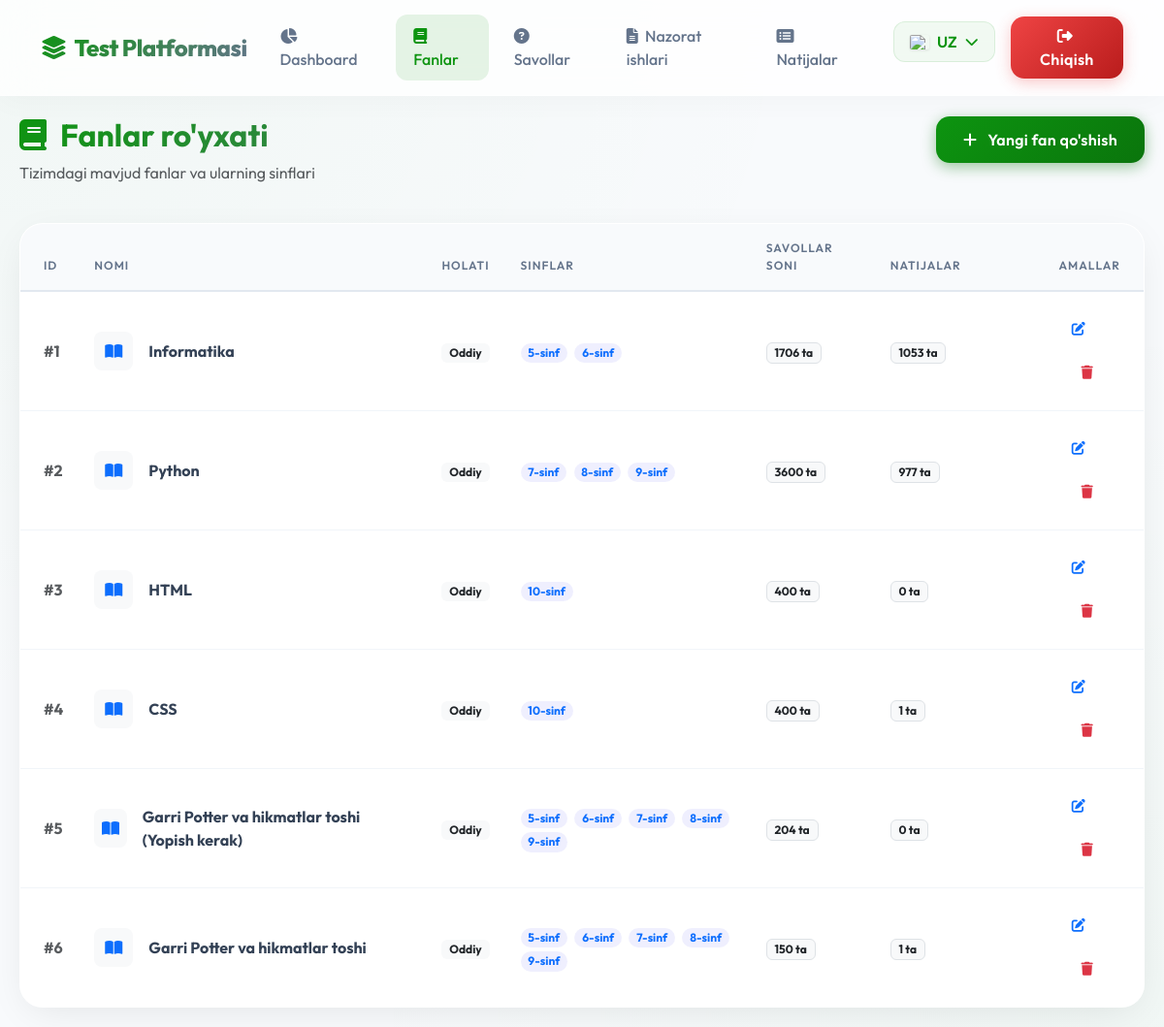
Before: /admin/subjects (signed in) with the older database file.
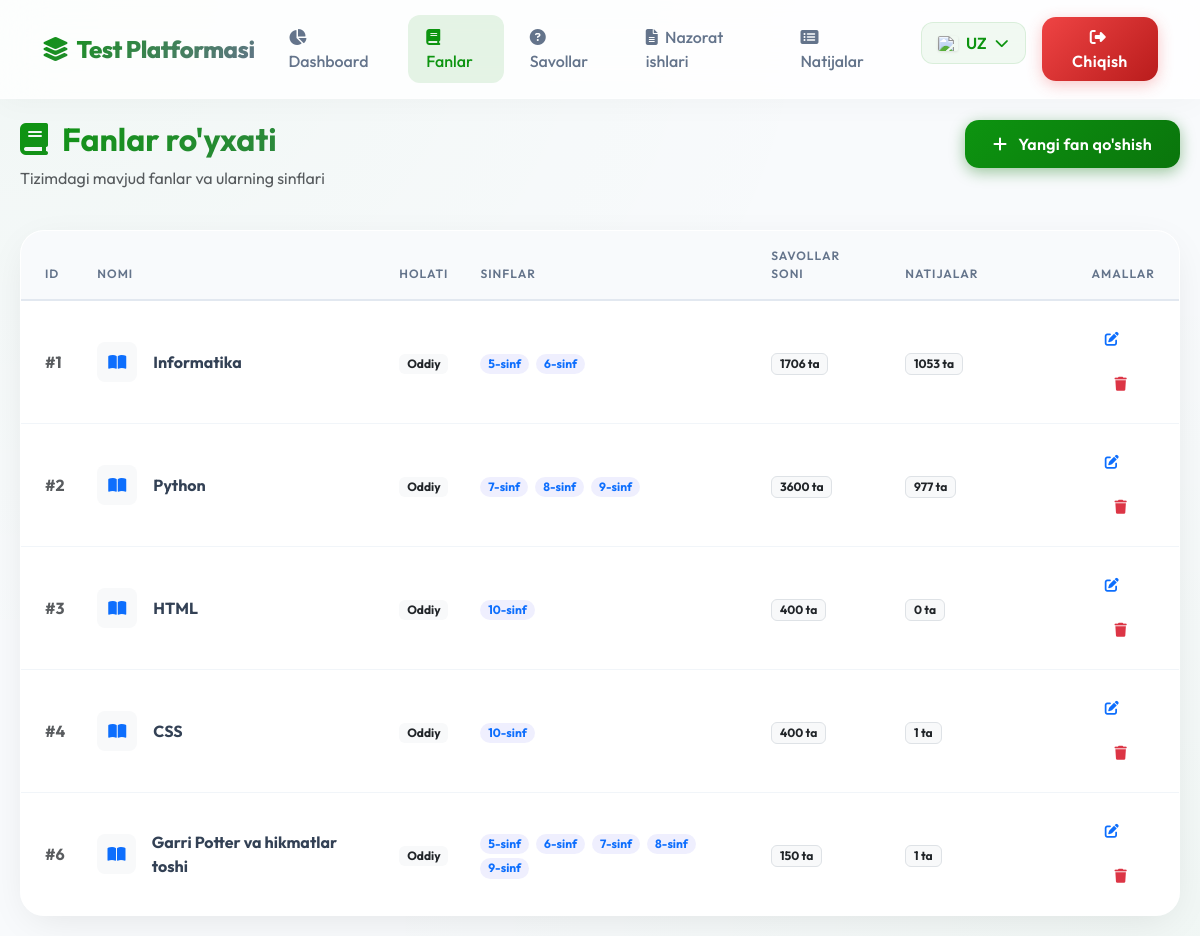
After: the same page with the newer database file.
### models.py (models this page shows)
class Subject(db.Model):
    id = db.Column(db.Integer, primary_key=True)
    name = db.Column(db.String(50), nullable=False)
    name_ru = db.Column(db.String(50))
    name_en = db.Column(db.String(50))
    grades = db.Column(db.String(20), nullable=False)  # "5,6" yoki "7,8,9"
    is_protected = db.Column(db.Boolean, default=False) # Anti-cheat protection

### routes/admin.py (the view)
@admin_bp.route('/subjects')
def subjects():
    subjects = Subject.query.all()
    return render_template('admin_subjects.html', subjects=subjects)

### routes/admin.py (called while the page is built)
@admin_bp.before_request
def require_login():
    allowed_routes = ['admin.login', 'admin.result_delete']
    if request.endpoint != 'admin.login' and 'admin_id' not in session:
        return redirect(url_for('admin.login'))

### templates/admin_subjects.html (shortened to what this page needs)
{% extends "base.html" %}
{% block content %}
<div class="row mb-4 animate-fade-in-up">
    <div class="col-md-8">
        <h2 class="fw-bold text-gradient"><i class="fas fa-book me-2"></i> {{ _('Fanlar ro\'yxati') }}</h2>
        <p class="text-muted">{{ _('Tizimdagi mavjud fanlar va ularning sinflari') }}</p>
    </div>
    <div class="col-md-4 text-md-end">
        <a href="{{ url_for('admin.subject_add') }}" class="btn btn-primary">
            <i class="fas fa-plus me-2"></i> {{ _('Yangi fan qo\'shish') }}
        </a>
    </div>
</div>
<div class="card animate-fade-in-up" style="animation-delay: 0.1s;">
    <div class="card-body p-0">
        <div class="table-responsive">
            <table class="table table-hover align-middle mb-0">
                <thead>
                    <tr>
                        <th class="ps-4">ID</th>
                        <th>{{ _('Nomi') }}</th>
                        <th>{{ _('Holati') }}</th>
                        <th>{{ _('Sinflar') }}</th>
                        <th>{{ _('Savollar soni') }}</th>
                        <th>{{ _('Natijalar') }}</th>
                        <th class="text-end pe-4">{{ _('Amallar') }}</th>
                    </tr>
                </thead>
                <tbody>
                    {% for subject in subjects %}
                    <tr>
                        <td class="ps-4 fw-bold text-muted">#{{ subject.id }}</td>
                        <td>
                            <div class="d-flex align-items-center">
                                <div class="icon-square bg-light text-primary rounded-3 me-3 d-flex align-items-center justify-content-center"
                                    style="width: 40px; height: 40px;">
                                    <i class="fas fa-book-open"></i>
                                </div>
                                <span class="fw-bold">{{ subject.name }}</span>
                            </div>
                        </td>
                        <td>
                            {% if subject.is_protected %}
                            <span class="badge bg-success"><i class="fas fa-shield-alt"></i> {{ _('Himoyalangan')
                                }}</span>
                            {% else %}
                            <span class="badge bg-light text-dark">{{ _('Oddiy') }}</span>
                            {% endif %}
                        </td>
                        <td>
                            {% for grade in subject.grades.split(',') %}
                            <span class="badge bg-soft-primary text-primary rounded-pill me-1">{{ grade }}-{{ _('sinf')
                                }}</span>
                            {% endfor %}
                        </td>
                        <td>
                            <span class="badge bg-light text-dark border">{{ subject.questions|length }} {{ _('ta')
                                }}</span>
                        </td>
                        <td>
                            <span class="badge bg-light text-dark border">{{ subject.results|length }} {{ _('ta')
                                }}</span>
                        </td>
                        <td class="text-end pe-4">
                            <a href="{{ url_for('admin.subject_edit', id=subject.id) }}"
                                class="btn btn-sm btn-outline-primary me-2">
                                <i class="fas fa-edit"></i>
                            </a>
                            <a href="{{ url_for('admin.subject_delete', id=subject.id) }}"
                                class="btn btn-sm btn-outline-danger"
                                onclick="return confirm('{{ _('Haqiqatan ham bu fanni o\'chirmoqchimisiz? Unga bog\'liq barcha ma\'lumotlar tekshiriladi.') }}')">
                                <i class="fas fa-trash"></i>
                            </a>
                        </td>
                    </tr>
                    {% endfor %}
                </tbody>
            </table>
        </div>
    </div>
</div>
{% endblock %}

### templates/base.html (shortened to what this page needs)
<!DOCTYPE html>
<html lang="uz">
<head>
    <link href="https://cdn.jsdelivr.net/npm/bootstrap@5.3.0/dist/css/bootstrap.min.css" rel="stylesheet">
    <link rel="stylesheet" href="https://cdnjs.cloudflare.com/ajax/libs/font-awesome/6.4.0/css/all.min.css">
</head>
<body>
    <nav class="navbar navbar-expand-lg fixed-top">
        <div class="container">
            <a class="navbar-brand" href="{{ url_for('main.index') }}">
                <i class="fas fa-layer-group me-2"></i>Test Platformasi
            </a>
            <div class="collapse navbar-collapse" id="navbarNav">
                <ul class="navbar-nav ms-auto gap-2 align-items-center">
                    {% if session.admin_id %}
                    <li class="nav-item">
                        <a class="nav-link" href="{{ url_for('admin.dashboard') }}">
                            <i class="fas fa-chart-pie me-1"></i> {{ _('Dashboard') }}
                        </a>
                    </li>
                    <li class="nav-item">
                        <a class="nav-link" href="{{ url_for('admin.subjects') }}">
                            <i class="fas fa-book me-1"></i> {{ _('Fanlar') }}
                        </a>
                    </li>
                    <li class="nav-item">
                        <a class="nav-link" href="{{ url_for('admin.questions') }}">
                            <i class="fas fa-question-circle me-1"></i> {{ _('Savollar') }}
                        </a>
                    </li>
                    <li class="nav-item">
                        <a class="nav-link" href="{{ url_for('admin.control_works') }}">
                            <i class="fas fa-file-alt me-1"></i> {{ _('Nazorat ishlari') }}
                        </a>
                    </li>
                    <li class="nav-item">
                        <a class="nav-link" href="{{ url_for('admin.results') }}">
                            <i class="fas fa-list-alt me-1"></i> {{ _('Natijalar') }}
                        </a>
                    </li>
                    <li class="nav-item ms-lg-3">
                        <div class="lang-dropdown">
                            <div class="lang-btn">
                                {% set current_lang = get_locale() %}
                                {% if current_lang == 'uz' %}
                                <img src="https://flagcdn.com/w40/uz.png" class="flag-icon" alt="UZ"> UZ
                                {% elif current_lang == 'ru' %}
                                <img src="https://flagcdn.com/w40/ru.png" class="flag-icon" alt="RU"> RU
                                {% else %}
                                <img src="https://flagcdn.com/w40/gb.png" class="flag-icon" alt="EN"> EN
                                {% endif %}
                                <i class="fas fa-chevron-down small"></i>
                            </div>
                        </div>
                    </li>
                    <li class="nav-item">
                        <a class="btn btn-danger text-white px-4 py-2 ms-2" href="{{ url_for('admin.logout') }}">
                            <i class="fas fa-sign-out-alt me-1"></i> {{ _('Chiqish') }}
                        </a>
                    </li>
                    {% endif %}
                </ul>
            </div>
        </div>
    </nav>
    <div style="height: 100px;"></div>
    <div class="main-container">
        {% block content %}{% endblock %}
    </div>
</body>
</html>

### templates/base.html (style rules this page uses)
:root { --primary: #0d9410; --primary-dark: #0a750c; --secondary: #64748b; --success: #10b981; --danger: #ef4444; --warning: #f59e0b; --dark: #0f172a; --light: #f8fafc; --glass: rgba(255, 255, 255, 0.9); --glass-border: rgba(255, 255, 255, 0.2); --shadow: 0 10px 40px -10px rgba(0, 0, 0, 0.1); }
body { font-family: 'Outfit', sans-serif; background: #f8fafc; background-image: radial-gradient(at 0% 0%, rgba(13, 148, 16, 0.03) 0px, transparent 50%), radial-gradient(at 100% 100%, rgba(13, 148, 16, 0.03) 0px, transparent 50%); background-attachment: fixed; min-height: 100vh; color: var(--dark); }
.main-container { max-width: 1200px; margin: 0 auto; padding: 20px; }
img { -webkit-user-drag: none; -khtml-user-drag: none; -moz-user-drag: none; -o-user-drag: none; user-drag: none; pointer-events: none; }
.card { background: var(--glass); backdrop-filter: blur(12px); -webkit-backdrop-filter: blur(12px); border: 1px solid rgba(255, 255, 255, 0.5); border-radius: 24px; box-shadow: var(--shadow); transition: transform 0.3s cubic-bezier(0.4, 0, 0.2, 1), box-shadow 0.3s ease; overflow: hidden; }
.btn { border-radius: 14px; padding: 12px 28px; font-weight: 600; letter-spacing: 0.3px; transition: all 0.3s cubic-bezier(0.4, 0, 0.2, 1); border: none; position: relative; overflow: hidden; }
.btn-primary { background: linear-gradient(135deg, var(--primary), var(--primary-dark)); box-shadow: 0 4px 15px rgba(10, 117, 12, 0.4); }
.btn-danger { background: linear-gradient(135deg, var(--danger), #b91c1c); box-shadow: 0 4px 15px rgba(239, 68, 68, 0.3); }
.navbar { background: rgba(255, 255, 255, 0.8) !important; backdrop-filter: blur(20px); -webkit-backdrop-filter: blur(20px); box-shadow: 0 4px 30px rgba(0, 0, 0, 0.03); border-bottom: 1px solid rgba(255, 255, 255, 0.3); padding: 15px 0; }
.navbar-brand { font-weight: 800; font-size: 1.5rem; background: linear-gradient(135deg, var(--primary), var(--secondary)); -webkit-background-clip: text; background-clip: text; -webkit-text-fill-color: transparent; letter-spacing: -0.5px; }
.nav-link { font-weight: 500; color: #64748b !important; padding: 10px 18px !important; border-radius: 12px; transition: all 0.3s ease; }
.nav-link:hover, .nav-link.active { color: var(--primary) !important; background: rgba(13, 148, 16, 0.1); }
.table-responsive { border-radius: 20px; box-shadow: 0 4px 6px -1px rgba(0, 0, 0, 0.05); }
.table { background: white; margin-bottom: 0; }
.table thead th { background: #f8fafc; color: #64748b; font-weight: 600; text-transform: uppercase; font-size: 0.75rem; letter-spacing: 1px; padding: 16px; border-bottom: 2px solid #e2e8f0; }
.table tbody td { padding: 16px; vertical-align: middle; border-bottom: 1px solid #f1f5f9; color: #334155; }
.table tbody tr:last-child td { border-bottom: none; }
.lang-dropdown { position: relative; display: inline-block; }
.lang-btn { background: rgba(13, 148, 16, 0.05); border: 1px solid rgba(13, 148, 16, 0.1); color: var(--primary); padding: 8px 16px; border-radius: 12px; font-weight: 600; display: flex; align-items: center; gap: 8px; transition: all 0.3s ease; cursor: pointer; text-decoration: none; }
.flag-icon { width: 20px; height: 15px; object-fit: cover; border-radius: 2px; box-shadow: 0 1px 3px rgba(0, 0, 0, 0.1); }

### templates/admin_subjects.html (style rules this page uses)
.bg-soft-primary { background-color: rgba(99, 102, 241, 0.1); }
.text-gradient { background: linear-gradient(135deg, var(--primary), var(--secondary)); -webkit-background-clip: text; -webkit-text-fill-color: transparent; }
.animate-fade-in-up { animation: fadeInUp 0.5s ease forwards; opacity: 0; transform: translateY(20px); }

Changed rows visible on the page:
removed Subject: id "5", name "Garri Potter va hikmatlar toshi (Yopish kerak)", grade "5" "6" "7" "8" "9", questions|length "204", results|length "0", shown under "Fanlar ro'yxati"
